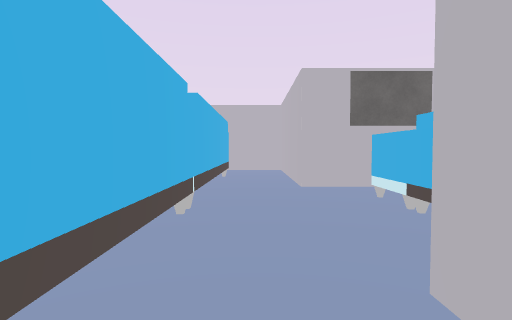
[1] (above)

24 first-person views from a walk through a scene from a Unity 3-D project. The camera is 1.4 m above the floor, tilts 2° down and sees 80° across. The floor is counted in squares, 2 m on a side. Each view is taken from the middle of a square. On the plan, view 1 faces up. The plan holds only what a view shows up to about 10 squares ahead; the rest is blank. The player character is not drawn. Some animated figures are not drawn. Some surface patterns are stand-ins.

[2]
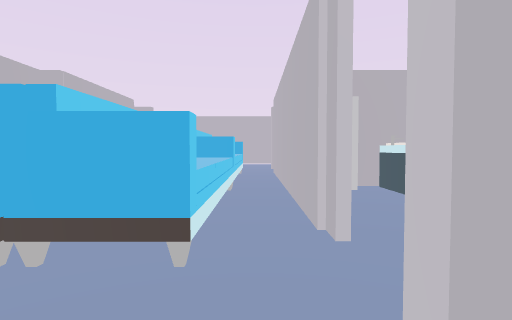

[3]
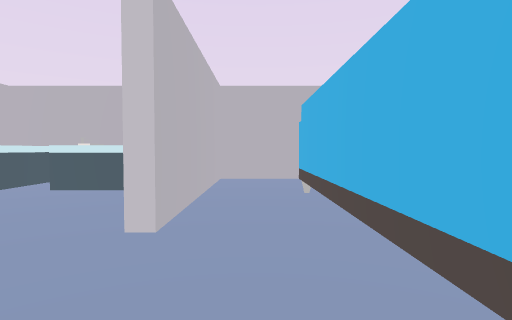

[4]
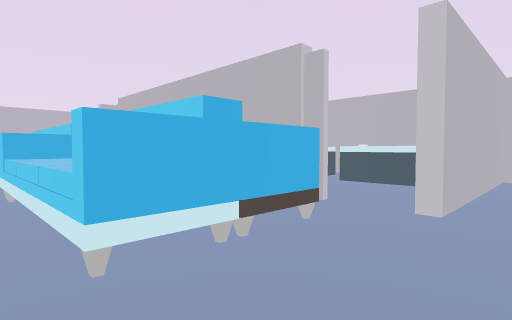

[5]
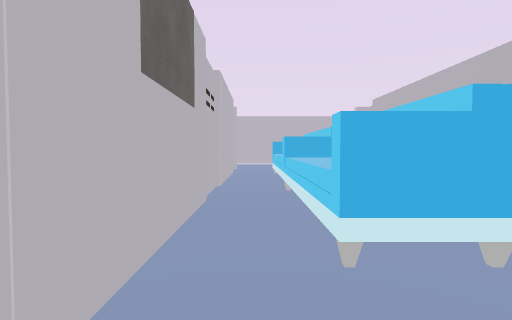

[6]
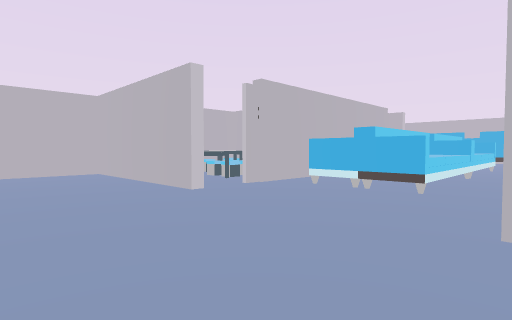

[7]
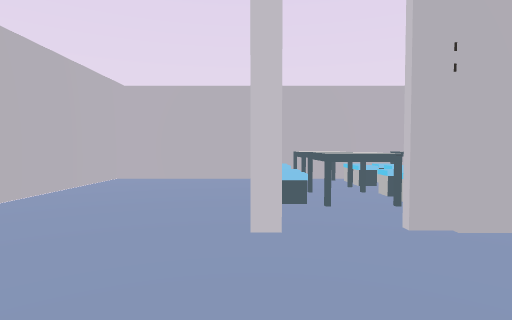

[8]
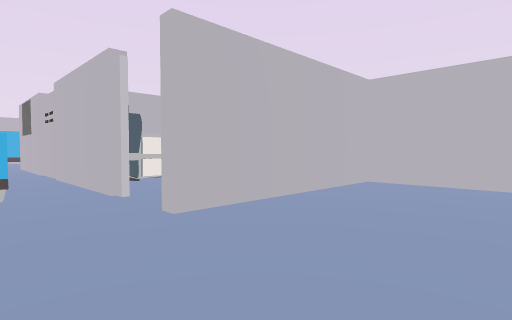

[9]
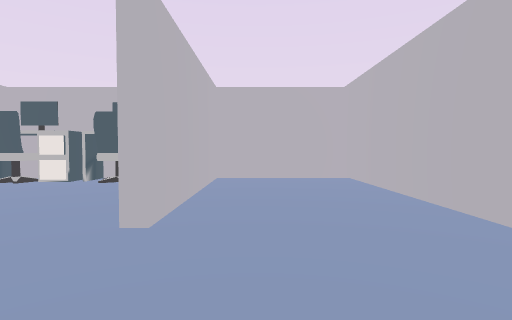

[10]
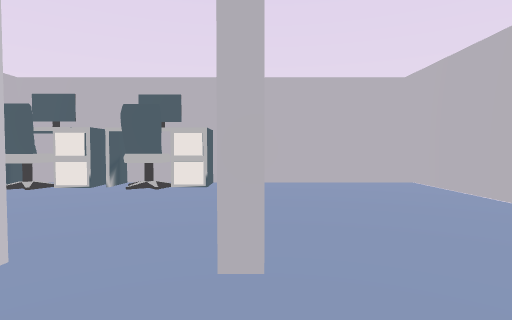

[11]
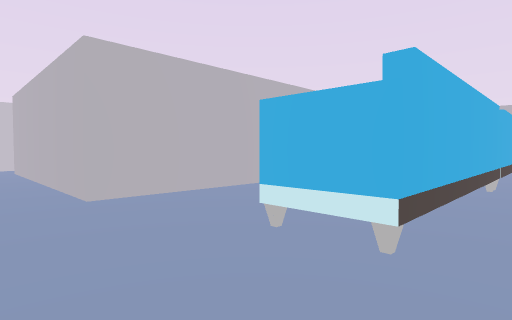

[12]
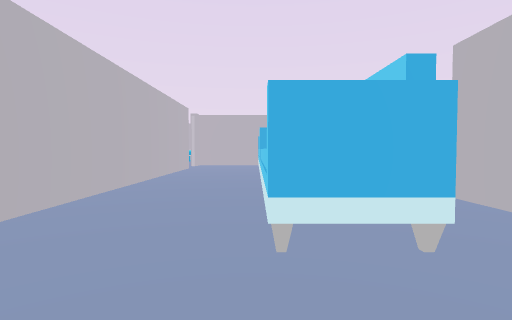

[13]
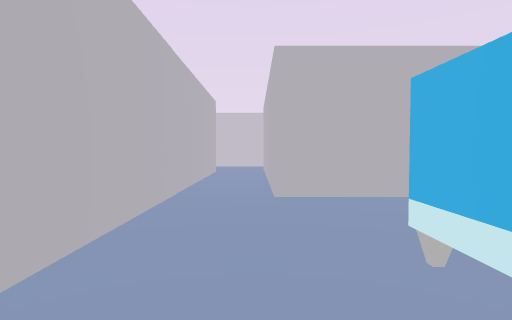

[14]
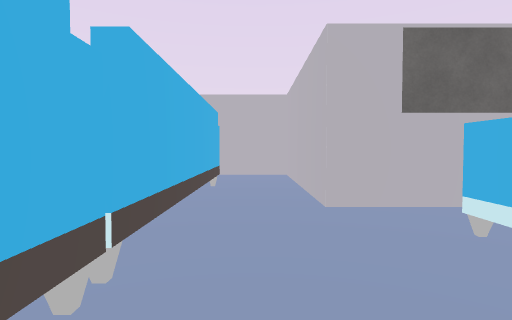

[15]
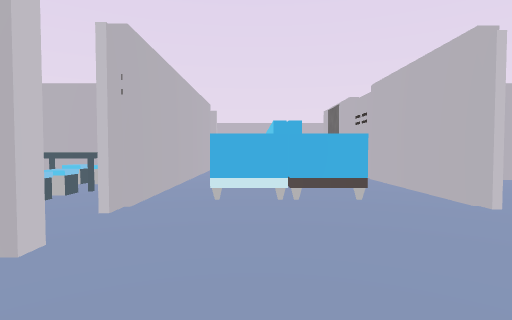

[16]
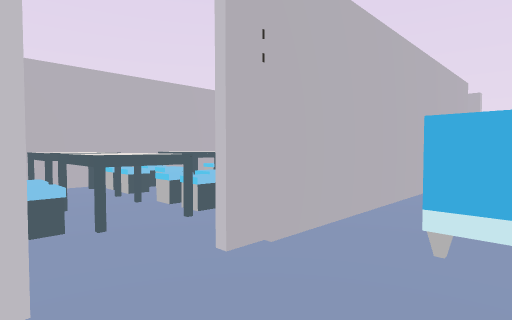

[17]
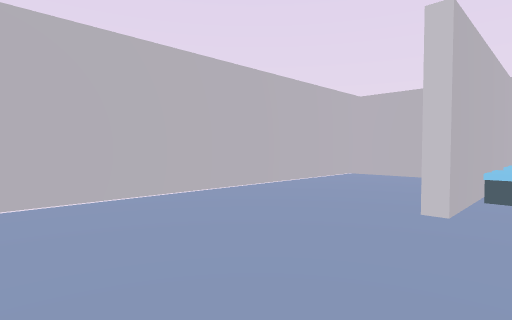

[18]
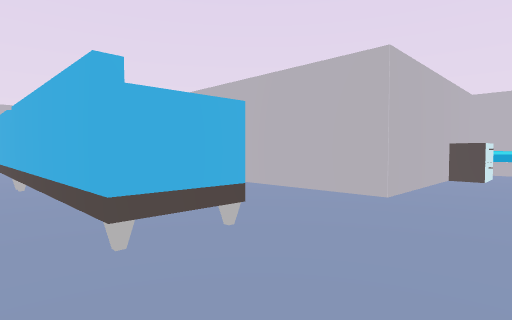

[19]
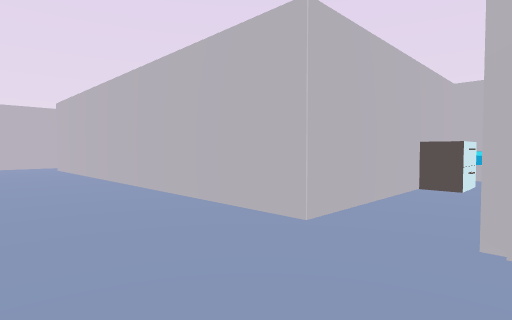

[20]
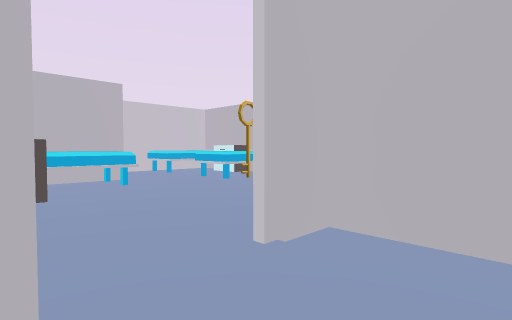

[21]
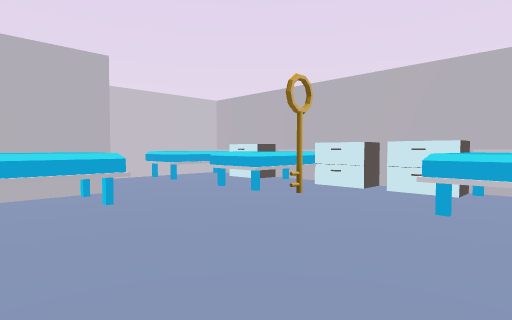

[22]
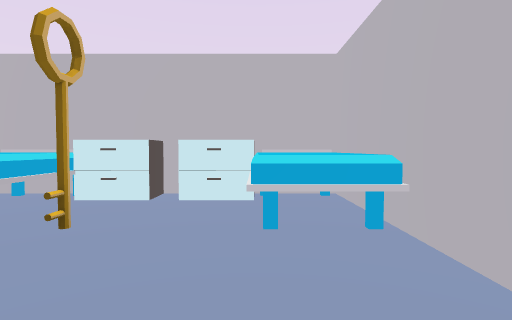

[23]
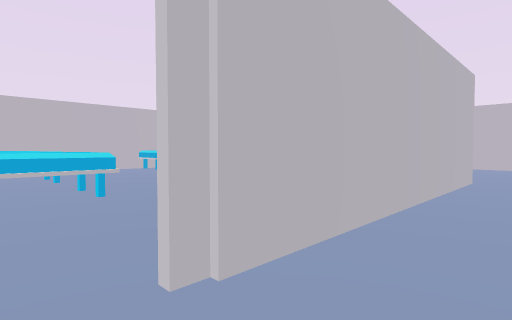

[24]
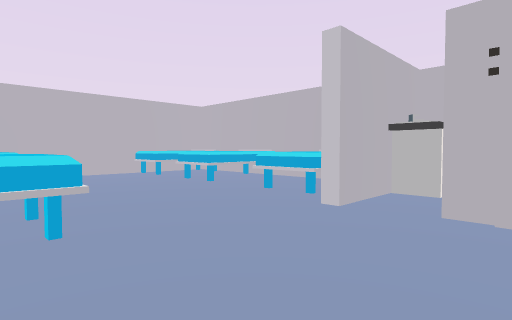

### Floor plan
Key: @ floor where view 1 was taken; # wall or solid block; . floor; ^ raised ledge; K key; O other object.
Columns run from 13 left of view 1 to 15 right of it. Each row starts with its distance up from view 1.
 15 #########
 14 #OO.OO.OO
 13 #O..O..OO
 12 #.....K..#
 11   ......#######      ########
 10    OO...#.....#    #OOOO#...#
  9    OOO........#    #....#...#
  8   #####O#.....#     ....#...#
  7  OO...OOO..^#.#    OO...#...#
  6   ......#..^#.#########.#...#
  5  OO...OOO..^#...............#
  4   ......#..^#..OOOOOOO......#
  3  OO...O #..^#..OOOOOOO......#
  2  OO...O O..^#...............#
  1  .....##O..^#.#.##O####.#...#
  0  .......#..^#@#....#OOOOO...#
 -1  ....#   ..##.#..OO#OOOOO...#
 -2 #.######......#OOOO# OOOO...#
 -3  .............######OOO# ...#
 -4     ###########          ####

Positions as (right, up) in squares from view 1, and headings:
1: (0, 0), facing up
2: (0, 2), facing right
3: (0, 4), facing down
4: (0, 5), facing down-right
5: (0, 5), facing right
6: (14, 6), facing down-left
7: (11, 4), facing down
8: (14, 4), facing up-left
9: (12, 3), facing up
10: (11, 4), facing up
11: (0, -3), facing up-left
12: (-2, -3), facing up
13: (0, -2), facing left
14: (0, 2), facing up
15: (13, 3), facing left
16: (11, 3), facing down-left
17: (10, 5), facing down-right
18: (0, 10), facing down-left
19: (-2, 10), facing down-left
20: (-3, 8), facing up-left
21: (-5, 9), facing up-left
22: (-6, 10), facing up
23: (-12, -3), facing up-right
24: (-11, -1), facing up-right
